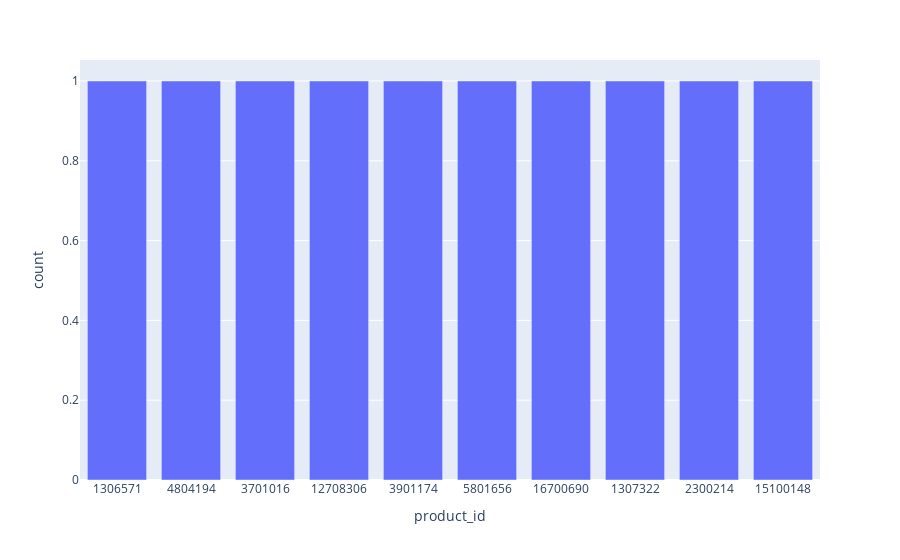

The notebook cell this image was saved under:
### Code cell
px.bar(sdf_product_id_dist.orderBy("count").limit(10).toPandas(), x='product_id', y='count')

### Figure 1 — Plotly figure (JSON) as saved in the notebook; plotly's stock layout.template omitted (floating-point values rounded to 4 significant figures)
{"data": [{"alignmentgroup": "True", "hovertemplate": "product_id=%{x}<br>count=%{y}<extra></extra>", "legendgroup": "", "marker": {"color": "#636efa"}, "name": "", "offsetgroup": "", "orientation": "v", "showlegend": false, "textposition": "auto", "type": "bar", "x": ["1306571", "4804194", "3701016", "12708306", "3901174", "5801656", "16700690", "1307322", "2300214", "15100148"], "xaxis": "x", "y": [1, 1, 1, 1, 1, 1, 1, 1, 1, 1], "yaxis": "y"}], "layout": {"barmode": "relative", "legend": {"tracegroupgap": 0}, "margin": {"t": 60}, "xaxis": {"anchor": "y", "domain": [0, 1], "title": {"text": "product_id"}}, "yaxis": {"anchor": "x", "domain": [0, 1], "title": {"text": "count"}}}}
